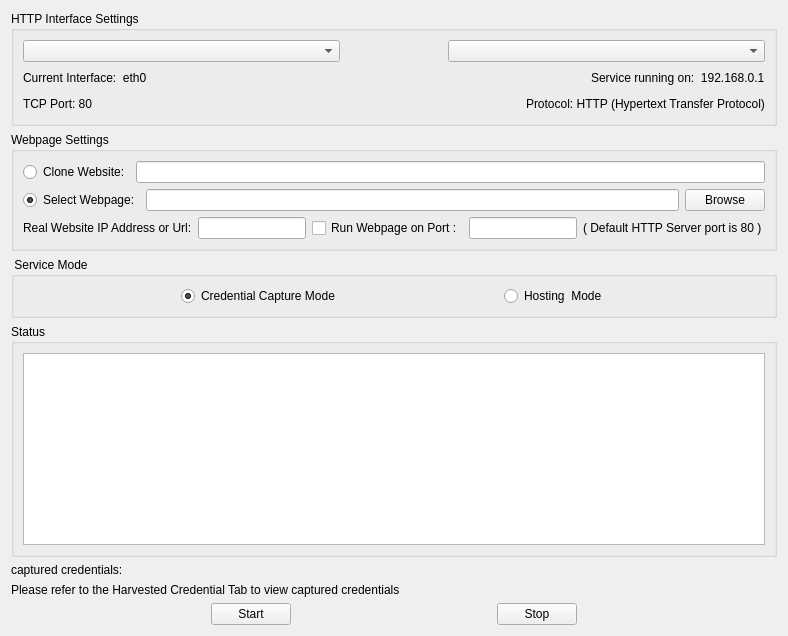
      <widget class="QWidget" name="tab">
       <attribute name="title">
        <string>Fake HTTP Server</string>
       </attribute>
       <layout class="QVBoxLayout" name="verticalLayout_17">
        <item>
         <widget class="QGroupBox" name="groupBox_7">
          <property name="title">
           <string>HTTP Interface Settings</string>
          </property>
          <layout class="QVBoxLayout" name="verticalLayout_11">
           <item>
            <layout class="QHBoxLayout" name="horizontalLayout_7">
             <item>
              <widget class="QComboBox" name="http_interface_combo">
               <property name="toolTip">
                <string>Select an interface card</string>
               </property>
              </widget>
             </item>
             <item>
              <spacer name="horizontalSpacer_12">
               <property name="orientation">
                <enum>Qt::Horizontal</enum>
               </property>
               <property name="sizeType">
                <enum>QSizePolicy::Fixed</enum>
               </property>
               <property name="sizeHint" stdset="0">
                <size>
                 <width>102</width>
                 <height>20</height>
                </size>
               </property>
              </spacer>
             </item>
             <item>
              <widget class="QComboBox" name="http_ip_combo">
               <property name="sizePolicy">
                <sizepolicy hsizetype="Preferred" vsizetype="Preferred">
                 <horstretch>0</horstretch>
                 <verstretch>16</verstretch>
                </sizepolicy>
               </property>
               <property name="toolTip">
                <string>&lt;!DOCTYPE HTML PUBLIC &quot;-//W3C//DTD HTML 4.0//EN&quot; &quot;http://www.w3.org/TR/REC-html40/strict.dtd&quot;&gt;
&lt;html&gt;&lt;head&gt;&lt;meta name=&quot;qrichtext&quot; content=&quot;1&quot; /&gt;&lt;style type=&quot;text/css&quot;&gt;
p, li { white-space: pre-wrap; }
&lt;/style&gt;&lt;/head&gt;&lt;body style=&quot; font-family:'MS Shell Dlg 2'; font-size:7pt; font-weight:400; font-style:normal;&quot;&gt;
&lt;p style=&quot; margin-top:0px; margin-bottom:0px; margin-left:0px; margin-right:0px; -qt-block-indent:0; text-indent:0px;&quot;&gt;Select the IP address that you want the service to run on&lt;/p&gt;&lt;/body&gt;&lt;/html&gt;</string>
               </property>
              </widget>
             </item>
            </layout>
           </item>
           <item>
            <layout class="QHBoxLayout" name="horizontalLayout_15">
             <item>
              <widget class="QLabel" name="current_card_label_2">
               <property name="text">
                <string>Current Interface:  eth0</string>
               </property>
              </widget>
             </item>
             <item>
              <spacer name="horizontalSpacer_14">
               <property name="orientation">
                <enum>Qt::Horizontal</enum>
               </property>
               <property name="sizeType">
                <enum>QSizePolicy::Expanding</enum>
               </property>
               <property name="sizeHint" stdset="0">
                <size>
                 <width>70</width>
                 <height>20</height>
                </size>
               </property>
              </spacer>
             </item>
             <item>
              <widget class="QLabel" name="http_ip_label">
               <property name="toolTip">
                <string extracomment="f"/>
               </property>
               <property name="text">
                <string>Service running on:  192.168.0.1</string>
               </property>
              </widget>
             </item>
            </layout>
           </item>
           <item>
            <layout class="QHBoxLayout" name="horizontalLayout_16">
             <item>
              <widget class="QLabel" name="http_port_label">
               <property name="text">
                <string>TCP Port: 80</string>
               </property>
              </widget>
             </item>
             <item>
              <spacer name="horizontalSpacer_15">
               <property name="orientation">
                <enum>Qt::Horizontal</enum>
               </property>
               <property name="sizeHint" stdset="0">
                <size>
                 <width>40</width>
                 <height>20</height>
                </size>
               </property>
              </spacer>
             </item>
             <item>
              <widget class="QLabel" name="label_13">
               <property name="text">
                <string>Protocol: HTTP (Hypertext Transfer Protocol)</string>
               </property>
              </widget>
             </item>
            </layout>
           </item>
          </layout>
         </widget>
        </item>
        <item>
         <widget class="QGroupBox" name="groupBox_8">
          <property name="title">
           <string>Webpage Settings</string>
          </property>
          <layout class="QVBoxLayout" name="verticalLayout_15">
           <item>
            <layout class="QHBoxLayout" name="horizontalLayout_19">
             <item>
              <widget class="QRadioButton" name="emulate_website_radio">
               <property name="text">
                <string>Clone Website:</string>
               </property>
              </widget>
             </item>
             <item>
              <widget class="QLineEdit" name="emulate_website_label">
               <property name="toolTip">
                <string>&lt;!DOCTYPE HTML PUBLIC &quot;-//W3C//DTD HTML 4.0//EN&quot; &quot;http://www.w3.org/TR/REC-html40/strict.dtd&quot;&gt;
&lt;html&gt;&lt;head&gt;&lt;meta name=&quot;qrichtext&quot; content=&quot;1&quot; /&gt;&lt;style type=&quot;text/css&quot;&gt;
p, li { white-space: pre-wrap; }
&lt;/style&gt;&lt;/head&gt;&lt;body style=&quot; font-family:'MS Shell Dlg 2'; font-size:8.25pt; font-weight:400; font-style:normal;&quot;&gt;
&lt;p style=&quot; margin-top:0px; margin-bottom:0px; margin-left:0px; margin-right:0px; -qt-block-indent:0; text-indent:0px;&quot;&gt;&lt;span style=&quot; font-size:8pt;&quot;&gt;Input the web address of a website you want to clone  e.g http://www.foo-bar.com/&lt;/span&gt;&lt;/p&gt;&lt;/body&gt;&lt;/html&gt;</string>
               </property>
               <property name="statusTip">
                <string/>
               </property>
               <property name="inputMask">
                <string notr="true"/>
               </property>
               <property name="text">
                <string/>
               </property>
               <property name="echoMode">
                <enum>QLineEdit::Normal</enum>
               </property>
               <property name="dragEnabled">
                <bool>false</bool>
               </property>
               <property name="readOnly">
                <bool>false</bool>
               </property>
               <property name="placeholderText">
                <string/>
               </property>
              </widget>
             </item>
            </layout>
           </item>
           <item>
            <layout class="QHBoxLayout" name="horizontalLayout_20">
             <item>
              <widget class="QRadioButton" name="select_website_radio">
               <property name="text">
                <string>Select Webpage:</string>
               </property>
               <property name="checked">
                <bool>true</bool>
               </property>
              </widget>
             </item>
             <item>
              <widget class="QLineEdit" name="website_linedit">
               <property name="toolTip">
                <string>&lt;!DOCTYPE HTML PUBLIC &quot;-//W3C//DTD HTML 4.0//EN&quot; &quot;http://www.w3.org/TR/REC-html40/strict.dtd&quot;&gt;
&lt;html&gt;&lt;head&gt;&lt;meta name=&quot;qrichtext&quot; content=&quot;1&quot; /&gt;&lt;style type=&quot;text/css&quot;&gt;
p, li { white-space: pre-wrap; }
&lt;/style&gt;&lt;/head&gt;&lt;body style=&quot; font-family:'MS Shell Dlg 2'; font-size:8.25pt; font-weight:400; font-style:normal;&quot;&gt;
&lt;p style=&quot; margin-top:0px; margin-bottom:0px; margin-left:0px; margin-right:0px; -qt-block-indent:0; text-indent:0px;&quot;&gt;&lt;span style=&quot; font-size:8pt;&quot;&gt;Input the path to a webpage you want to host   e.g /usr/local/bin/index.html&lt;/span&gt;&lt;/p&gt;&lt;/body&gt;&lt;/html&gt;</string>
               </property>
              </widget>
             </item>
             <item>
              <widget class="QPushButton" name="website_button">
               <property name="text">
                <string>Browse</string>
               </property>
              </widget>
             </item>
            </layout>
           </item>
           <item>
            <layout class="QHBoxLayout" name="horizontalLayout_11">
             <item>
              <widget class="QLabel" name="label_25">
               <property name="text">
                <string>Real Website IP Address or Url:</string>
               </property>
              </widget>
             </item>
             <item>
              <widget class="QLineEdit" name="lineEdit_2"/>
             </item>
             <item>
              <layout class="QHBoxLayout" name="horizontalLayout_43">
               <item>
                <widget class="QCheckBox" name="run_webpage_port_radio">
                 <property name="text">
                  <string>Run Webpage on Port :</string>
                 </property>
                </widget>
               </item>
               <item>
                <widget class="QLineEdit" name="use_port_http">
                 <property name="sizePolicy">
                  <sizepolicy hsizetype="Fixed" vsizetype="Fixed">
                   <horstretch>0</horstretch>
                   <verstretch>0</verstretch>
                  </sizepolicy>
                 </property>
                 <property name="toolTip">
                  <string>&lt;!DOCTYPE HTML PUBLIC &quot;-//W3C//DTD HTML 4.0//EN&quot; &quot;http://www.w3.org/TR/REC-html40/strict.dtd&quot;&gt;
&lt;html&gt;&lt;head&gt;&lt;meta name=&quot;qrichtext&quot; content=&quot;1&quot; /&gt;&lt;style type=&quot;text/css&quot;&gt;
p, li { white-space: pre-wrap; }
&lt;/style&gt;&lt;/head&gt;&lt;body style=&quot; font-family:'MS Shell Dlg 2'; font-size:8.25pt; font-weight:400; font-style:normal;&quot;&gt;
&lt;p style=&quot; margin-top:0px; margin-bottom:0px; margin-left:0px; margin-right:0px; -qt-block-indent:0; text-indent:0px;&quot;&gt;&lt;span style=&quot; font-size:8pt;&quot;&gt;input the port number of which you want the HTTP server to run on   e.g 80&lt;/span&gt;&lt;/p&gt;&lt;/body&gt;&lt;/html&gt;</string>
                 </property>
                </widget>
               </item>
               <item>
                <widget class="QLabel" name="label_14">
                 <property name="text">
                  <string>( Default HTTP Server port is 80 ) </string>
                 </property>
                </widget>
               </item>
              </layout>
             </item>
            </layout>
           </item>
           <item>
            <layout class="QHBoxLayout" name="horizontalLayout_21">
             <item>
              <spacer name="horizontalSpacer_19">
               <property name="orientation">
                <enum>Qt::Horizontal</enum>
               </property>
               <property name="sizeType">
                <enum>QSizePolicy::Fixed</enum>
               </property>
               <property name="sizeHint" stdset="0">
                <size>
                 <width>0</width>
                 <height>0</height>
                </size>
               </property>
              </spacer>
             </item>
            </layout>
           </item>
          </layout>
         </widget>
        </item>
        <item>
         <widget class="QGroupBox" name="groupBox_9">
          <property name="title">
           <string> Service Mode</string>
          </property>
          <layout class="QVBoxLayout" name="verticalLayout_14">
           <item>
            <layout class="QHBoxLayout" name="horizontalLayout_22">
             <item>
              <spacer name="horizontalSpacer_37">
               <property name="orientation">
                <enum>Qt::Horizontal</enum>
               </property>
               <property name="sizeHint" stdset="0">
                <size>
                 <width>40</width>
                 <height>20</height>
                </size>
               </property>
              </spacer>
             </item>
             <item>
              <widget class="QRadioButton" name="capture_radio">
               <property name="text">
                <string>Credential Capture Mode</string>
               </property>
               <property name="checked">
                <bool>true</bool>
               </property>
              </widget>
             </item>
             <item>
              <spacer name="horizontalSpacer_38">
               <property name="orientation">
                <enum>Qt::Horizontal</enum>
               </property>
               <property name="sizeHint" stdset="0">
                <size>
                 <width>40</width>
                 <height>20</height>
                </size>
               </property>
              </spacer>
             </item>
             <item>
              <widget class="QRadioButton" name="hosting_radio">
               <property name="text">
                <string>Hosting  Mode</string>
               </property>
              </widget>
             </item>
             <item>
              <spacer name="horizontalSpacer_39">
               <property name="orientation">
                <enum>Qt::Horizontal</enum>
               </property>
               <property name="sizeHint" stdset="0">
                <size>
                 <width>40</width>
                 <height>20</height>
                </size>
               </property>
              </spacer>
             </item>
            </layout>
           </item>
          </layout>
         </widget>
        </item>
        <item>
         <widget class="QGroupBox" name="groupBox_10">
          <property name="toolTip">
           <string/>
          </property>
          <property name="statusTip">
           <string/>
          </property>
          <property name="whatsThis">
           <string/>
          </property>
          <property name="title">
           <string>Status</string>
          </property>
          <layout class="QHBoxLayout" name="horizontalLayout_17">
           <item>
            <widget class="QTextBrowser" name="status_textbrowser_http"/>
           </item>
          </layout>
         </widget>
        </item>
        <item>
         <layout class="QVBoxLayout" name="verticalLayout_13">
          <item>
           <layout class="QVBoxLayout" name="verticalLayout_12">
            <item>
             <widget class="QLabel" name="http_captured_credential">
              <property name="text">
               <string>captured credentials:</string>
              </property>
             </widget>
            </item>
            <item>
             <widget class="QLabel" name="http_captured_credential_2">
              <property name="text">
               <string>Please refer to the Harvested Credential Tab to view captured credentials</string>
              </property>
             </widget>
            </item>
           </layout>
          </item>
          <item>
           <layout class="QHBoxLayout" name="horizontalLayout_18">
            <item>
             <spacer name="horizontalSpacer_16">
              <property name="orientation">
               <enum>Qt::Horizontal</enum>
              </property>
              <property name="sizeHint" stdset="0">
               <size>
                <width>40</width>
                <height>20</height>
               </size>
              </property>
             </spacer>
            </item>
            <item>
             <widget class="QPushButton" name="http_start">
              <property name="toolTip">
               <string>Start the HTTP Server</string>
              </property>
              <property name="text">
               <string>Start</string>
              </property>
             </widget>
            </item>
            <item>
             <spacer name="horizontalSpacer_17">
              <property name="orientation">
               <enum>Qt::Horizontal</enum>
              </property>
              <property name="sizeHint" stdset="0">
               <size>
                <width>40</width>
                <height>20</height>
               </size>
              </property>
             </spacer>
            </item>
            <item>
             <widget class="QPushButton" name="http_stop">
              <property name="toolTip">
               <string>Stop the HTTP Server</string>
              </property>
              <property name="text">
               <string>Stop</string>
              </property>
             </widget>
            </item>
            <item>
             <spacer name="horizontalSpacer_18">
              <property name="orientation">
               <enum>Qt::Horizontal</enum>
              </property>
              <property name="sizeHint" stdset="0">
               <size>
                <width>40</width>
                <height>20</height>
               </size>
              </property>
             </spacer>
            </item>
           </layout>
          </item>
         </layout>
        </item>
       </layout>
      </widget>
